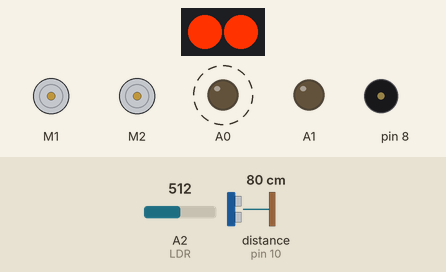
Recording of a sketch running on a simulated Arduino Nano, built with avr-gcc and run on an emulated ATmega328P. On the bench: 2 × DC motor (green arrow = forward, orange = backward, longer = faster), 2 RGB LEDs in strip order, left to right, output pins drawn as LEDs (lit = HIGH), buzzer (waves = sounding). Wiring (inferred from the names in the program): ultrasonic range finder: trigger pin 10; echo pin 10. Dashed ring = blinking. The test bench sets the inputs (shaded band); at power-on: A2 (LDR) = 512, distance to the obstacle (sensor on pin 10) 80 cm. The echo pulse lasts 58.3 µs per cm. At 15.0 s the program stops and its outputs stay as they are.

Above: at 1.5 s.
1.6 s: A2 (LDR) set to 681
At 2.13 s:
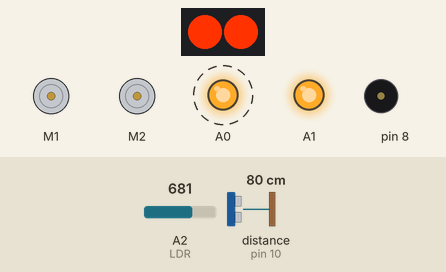
5.4 s: A2 (LDR) set to 699
At 9.09 s:
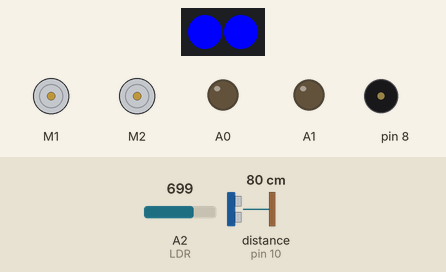
At 13.0 s:
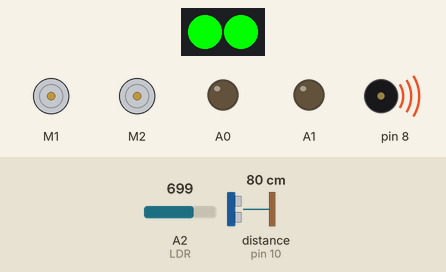
Timing chart, 0 to 16.2 s (numbered marks = the images above; inputs shaded):
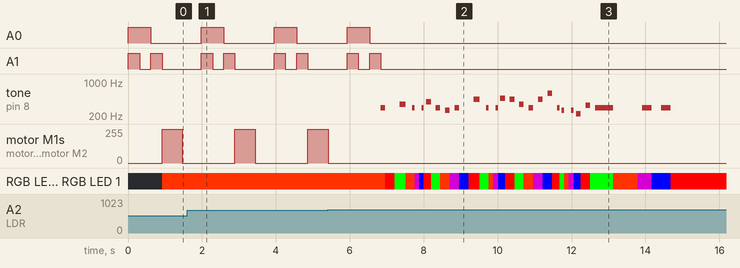

The sketch:

CG1111A_MBot_code_final.ino
```cpp
#include <MeMCore.h>


/**************** DEFINES & CONSTANTS ****************/
// Pins Constants
#define PUSH_BUTTON A7
#define IR_PIN A3
#define LDR A2
#define LED_PIN 13


// Celebrate Constants (COPIED)
#define TEMPO 1.05
#define NOTE_B0  31
#define NOTE_C1  33
#define NOTE_CS1 35
#define NOTE_D1  37
#define NOTE_DS1 39
#define NOTE_E1  41
#define NOTE_F1  44
#define NOTE_FS1 46
#define NOTE_G1  49
#define NOTE_GS1 52
#define NOTE_A1  55
#define NOTE_AS1 58
#define NOTE_B1  62
#define NOTE_C2  65
#define NOTE_CS2 69
#define NOTE_D2  73
#define NOTE_DS2 78
#define NOTE_E2  82
#define NOTE_F2  87
#define NOTE_FS2 93
#define NOTE_G2  98
#define NOTE_GS2 104
#define NOTE_A2  110
#define NOTE_AS2 117
#define NOTE_B2  123
#define NOTE_C3  131
#define NOTE_CS3 139
#define NOTE_D3  147
#define NOTE_DS3 156
#define NOTE_E3  165
#define NOTE_F3  175
#define NOTE_FS3 185
#define NOTE_G3  196
#define NOTE_GS3 208
#define NOTE_A3  220
#define NOTE_AS3 233
#define NOTE_B3  247
#define NOTE_C4  262
#define NOTE_CS4 277
#define NOTE_D4  294
#define NOTE_DS4 311
#define NOTE_E4  330
#define NOTE_F4  349
#define NOTE_FS4 370
#define NOTE_G4  392
#define NOTE_GS4 415
#define NOTE_A4  440
#define NOTE_AS4 466
#define NOTE_B4  494
#define NOTE_C5  523
#define NOTE_CS5 554
#define NOTE_D5  587
#define NOTE_DS5 622
#define NOTE_E5  659
#define NOTE_F5  698
#define NOTE_FS5 740
#define NOTE_G5  784
#define NOTE_GS5 831
#define NOTE_A5  880
#define NOTE_AS5 932
#define NOTE_B5  988
#define NOTE_C6  1047
#define NOTE_CS6 1109
#define NOTE_D6  1175
#define NOTE_DS6 1245
#define NOTE_E6  1319
#define NOTE_F6  1397
#define NOTE_FS6 1480
#define NOTE_G6  1568
#define NOTE_GS6 1661
#define NOTE_A6  1760
#define NOTE_AS6 1865
#define NOTE_B6  1976
#define NOTE_C7  2093
#define NOTE_CS7 2217
#define NOTE_D7  2349
#define NOTE_DS7 2489
#define NOTE_E7  2637
#define NOTE_F7  2794
#define NOTE_FS7 2960
#define NOTE_G7  3136
#define NOTE_GS7 3322
#define NOTE_A7  3520
#define NOTE_AS7 3729
#define NOTE_B7  3951
#define NOTE_C8  4186


// Movement Constants
#define FORWARD_SPEED 255
#define TURN_SPEED 255
#define TURN_TIME 305        // Duration for left and right turn
#define UTURN_TIME 552       // Duration for U-turn
#define ONE_GRID_TIME 730    // Duration to travel one grid
#define TURN_DELAY 500


// Ultrasonic Constants
#define TIMEOUT 2000
#define SPEED_OF_SOUND 340
#define ULTRASONIC 10


// Infrared Constants
#define IR_CALIBRATION_FACTOR -0.1291 // Calibration factor for distance calculation
#define OFFSET 901.21             // Offset value for distance calculation
#define IR_WAIT 10                    // Wait time for IR emitter stabilization in microseconds

// Smoothing Algorithm Constants
#define SMOOTHING_FACTOR 0.1
const int THRESHOLD = 2;                            // Change in value within the threshold would be considered as noise and will be ignored


// Proportional Integral Derivative Constants
#define PROPORTIONAL_GAIN 33.0                      // Proportional constant to correct a setpoint proportional to the difference
#define DERIVATIVE_GAIN 800.0                       // Derivative constant to prevent overshooting by slowing the correction applied as robot gets closer to the setpoint
#define SET_POINT 10.0                              // With the mBot remaining at the centre of the maze path, the ultrasonic sensor is 10cm away from the right wall
#define MAX_CONTROL_OUTPUT 50.0                     // To prvent overcompensation of error


// Colour Calibration Settings
#define CAL_NO 10                                   // Number of values taken for calibration
#define RGB_WAIT 100                                // Duration for RBG LED lighting up
#define LDR_WAIT 10                                 // Duration for LDR to read values
float whiteArray[] = {591.00, 810.00, 802.00};
float blackArray[] = {108.00, 241.00, 294.00};
float greyDiff[] = {-483.00, -569.00, -508.00};     // Difference of the black and white array


// Colour Value Arrays
#define DET_NO 20
#define MIN_DEV 9999
#define redArray {290, 150, 110}                   // Red values after calibration
#define greenArray {36,151, 111}                   // Green values after calibration
#define orangeArray {268, 175, 112}                // Orange values after calibration
#define purpleArray {128, 157, 188}                // Purple values after calibration
#define blueArray {39, 187, 227}                   // Blue values after calibration
static int coloursArray[5][3] {redArray, greenArray, orangeArray, purpleArray, blueArray};
static int displayArray[5][3] {                    // For displaying the LED on the mBot
  {255, 0, 0},     // Red
  {0, 255, 0},     // Green
  {255, 50, 0},    // Orange
  {128, 0, 128},   // Purple
  {0, 0, 255}      // Blue
};
float colourArray[] = {0, 0, 0};


/**************** INITIALISE MBOTS PORT ****************/
MeBuzzer buzzer;
MeDCMotor leftMotor(M1);                 // Assigning left motor to port M1
MeDCMotor rightMotor(M2);                // Assigning right motor to port M2
MeUltrasonicSensor ultraSensor(PORT_2);  // Assigning ultrasonic sensor to port 2
MeLineFollower lineFinder(PORT_1);       // Assining linefinder to port 1
MeRGBLed led(0, 30);                     // Creates LED object based on static hardware connections on mCore


/**************** CELEBRATE ****************/
// Notes to be played
int CrazyFrog_note[] = {
 NOTE_D4, 0, NOTE_F4, NOTE_D4, 0, NOTE_D4, NOTE_G4, NOTE_D4, NOTE_C4,
 NOTE_D4, 0,  NOTE_A4, NOTE_D4, 0, NOTE_D4, NOTE_AS4, NOTE_A4, NOTE_F4,
 NOTE_D4, NOTE_A4, NOTE_D5, NOTE_D4, NOTE_C4, 0, NOTE_C4, NOTE_A3, NOTE_E4, NOTE_D4,
 0,NOTE_D4,NOTE_D4
};


// Tempo of notes to be played
int CrazyFrog_duration[] = {
 8, 8, 6, 16, 16, 16, 8, 8, 8,
 8, 8, 6, 16, 16, 16, 8, 8, 8,
 8, 8, 8, 16, 16, 16, 16, 8, 8, 2,
 8,4,4
};


/**************** Proportional Integral Derivative (PID) ****************/
float previousError   = 0.0;


/**************** CHALLENGE ****************/
void challenge() {
  int LDR = detectColour();  // Each LDR number corresponds to a specific colour detected.
  if (LDR == 0) {            // Red
    leftTurn();
  } else if (LDR == 1) {     // Green
    rightTurn();
  } else if (LDR == 2) {     // Orange
    uTurn();
  } else if (LDR == 3) {     // Purple
    doubleLeftTurn();
  } else if (LDR == 4) {     // Blue
    doubleRightTurn();
  } else {
    celebrate();
    stopMotorIndefinitely();
  }
}


/**************** MAIN FUNCTION ****************/
void setup() {
  pinMode(PUSH_BUTTON, INPUT);
  pinMode(IR_PIN, INPUT);
  // Configure pinMode for A0, A1, A2, A3
  pinMode(A0, OUTPUT);
  pinMode(A1, OUTPUT);
  pinMode(LDR, INPUT);
  led.setpin(13);
}


void loop() {
  moveForward();              // Commands the mBot to move forward continuously
  if(reachWayPoint()){        // Checks if the mBot has detected any blackline(waypoint)
    stopMotor(10);
    challenge();              // To sense the colour and carry out the actions corresponding to the colour
  }
}
```

PID_functions.ino
```cpp
/**************** PID FUNCTION ****************/

// Function to compute the output of the PID (Proportional-Integral-Derivative) controller.
float computePID() {
    float currentDistance = ultrasonicSensorDistance();

    // If the ultrasonic sensor does not detect the wall, IR sensor will be activated
    if (currentDistance > SET_POINT * 1.5) {
       currentDistance == 27 - (filteredDistance() + 9);
    }

    // Check if no walls detected on both sides
    if (currentDistance == 0.0 || currentDistance > SET_POINT * 1.5) {
        previousError = 0.0;
        return -1;
    }

    float error = currentDistance - SET_POINT;

    // Calculate the adjusted output using the proportional and derivative gains.
    float adjustedOutput = PROPORTIONAL_GAIN * error + DERIVATIVE_GAIN * (error - previousError);
    previousError = error;

    // This prevents the motor from receiving a signal that's too high.
    if (adjustedOutput > MAX_CONTROL_OUTPUT) {
        adjustedOutput = MAX_CONTROL_OUTPUT;
    } else if (adjustedOutput < -MAX_CONTROL_OUTPUT) {
        adjustedOutput = -MAX_CONTROL_OUTPUT;
    }

    return adjustedOutput;
}


/**************** ULTRASONIC SENSOR ****************/

// Function to measure distance using the ultrasonic sensor
float ultrasonicSensorDistance() {
  pinMode(ULTRASONIC, OUTPUT);
  digitalWrite(ULTRASONIC, LOW);
  delayMicroseconds(10);
  digitalWrite(ULTRASONIC, HIGH);
  delayMicroseconds(10);
  digitalWrite(ULTRASONIC, LOW);
  pinMode(ULTRASONIC, INPUT);
  long duration = pulseIn(ULTRASONIC, HIGH, TIMEOUT);
  float distanceCm = 0.5 * duration * SPEED_OF_SOUND * (0.0001);
  return distanceCm;
}
```

celebrate_functions.ino
```cpp
/**************** CELEBRATE FUNCTION ****************/

// Function to play a series of musical notes and changes LED colours accordingly
void celebrate() {
  int noteDuration;
  int pauseBetweenNotes;
  int colour;

  // Loop through the CrazyFrog melody arrays
  for (int i = 0; i < 31; i++) {
    noteDuration = 1000 / CrazyFrog_duration[i];
    buzzer.tone(CrazyFrog_note[i], noteDuration);  // Play the note on the buzzer for the calibrated duration
    pauseBetweenNotes = noteDuration * TEMPO;      // Calculate the pause between notes based on the Tempo
    colour = i % 5;                                // Cycles through 5 colours
    led.setColorAt(0, displayArray[colour][0], displayArray[colour][1], displayArray[colour][2]);  // Set Right LED to Detect Colour
    led.setColorAt(1, displayArray[colour][0], displayArray[colour][1], displayArray[colour][2]);  // Set Left LED to the same Colour
    led.show();
    delay(pauseBetweenNotes);  // Pause between notes to create a rhythm
    }
buzzer.noTone();  // Stop playing any tone
}
```

coloursensor_functions.ino
```cpp
/**************** Detect Black Line ****************/
// This function checks if the mBot has reached a waypoint(black line)
bool reachWayPoint() {
  int sensorState = lineFinder.readSensors();
  if (sensorState == S1_IN_S2_IN) { // The condition checks if both sensors (S1 and S2) are detecting the black line
    return true;
  } else {
    return false;
  }
}

/**************** RGB Control Functions ****************/
/*
shineRed, shineBlue, shineGreen, shineNone: Shines respective colours
shineRGB: Shines R, G, B based on input to simulate RGB LED
*/
void shineRed() {
  digitalWrite(A0, HIGH);
  digitalWrite(A1, HIGH);
}
void shineGreen() {
  digitalWrite(A0, HIGH);
  digitalWrite(A1, LOW);
}
void shineBlue() {
  digitalWrite(A0, LOW);
  digitalWrite(A1, HIGH);
}
void shineNone() {
  digitalWrite(A0, LOW);
  digitalWrite(A1, LOW);
}
void shineRGB(int colour) {
  switch (colour) {
    case 0:
      shineRed();
      break;
    case 1:
      shineGreen();
      break;
    case 2:
      shineBlue();
      break;
  }
}


/**************** Colour Detection Functions ****************/
/*
getAvgReading: returns int average of multiple LDR readings
setBalance: detects black and white paper, prints calibrated white, black and greyDiff arrays
detectColour: returns int 0: Red, 1: Green, 2: Orange, Purple: 3, Light Blue: 4
*/

int getAvgReading(int times) {
  int reading;
  int total = 0;

  for (int i = 0; i < times; i++) {
    reading = analogRead(LDR);
    total += reading;
    delay(LDR_WAIT);
  }
  return total / times;
}


int detectColour() {
  // 1. Shine RGB, read LDR after some delay
  int det = -1;
  int min_dev = MIN_DEV;
  long curr_dev;
  for (int i = 0; i <= 2; i++) {
    shineRGB(i);
    delay(RGB_WAIT);
    colourArray[i] = getAvgReading(DET_NO);
    colourArray[i] = abs((colourArray[i] - blackArray[i]) / (greyDiff[i]) * 255);
    shineNone();
  }

  // 2. Run algorithm for colour decoding (Sum of Squares)
  for (int i = 0; i < 5; i++) {
    curr_dev = 0;

    for (int j = 0; j < 3; j++) {
      curr_dev += (coloursArray[i][j] - colourArray[j]) * (coloursArray[i][j] - colourArray[j]);
    }
    if (curr_dev < min_dev && curr_dev > 0) {
      det = i;
      min_dev = curr_dev;
    }
  }

  // 3. Set MBot onboard LED to display array colours
  if (det > -1) {
    led.setColor(displayArray[det][0], displayArray[det][1], displayArray[det][2]);
    led.show();
  }
  return det;
}
```

infrared_functions.ino
```cpp
/**************** INFRARED SENSOR ****************/
// Functions to turn on/off IR emitter
void turnOnIR() {
  digitalWrite(A0, LOW);
  digitalWrite(A1, LOW);
}


void turnOffIR() {
  digitalWrite(A0, HIGH);
  digitalWrite(A1, HIGH);
}


float infraredSensorDistance() {
  // Activate the IR emitter
  turnOnIR();
  delayMicroseconds(IR_WAIT); // Allow time for the IR emitter to stabilize

  // Measure the distance using the IR receiver
  int initialReading = analogRead(IR_PIN);

  turnOffIR();
  delayMicroseconds(IR_WAIT);
  int finalReading = analogRead(IR_PIN);

  // Calculate the difference in sensor readings
  float voltageDifference = initialReading - finalReading;

  // Calculate and return the distance
  return calculateDistance(voltageDifference);
}


float calculateDistance(float voltageDifference) {
  if (voltageDifference == OFFSET) { // Avoid division by zero
    return -1; // Indicate an error or invalid distance
  }

  float distance = sqrt(IR_CALIBRATION_FACTOR / (voltageDifference - OFFSET));
  return distance;
}


// Function to reduce noise in the infrared sensor readings
float previousFilteredDistance = 0.0;
float filteredDistance() {
  float distance = infraredSensorDistance();

  // Determines whether the change in distance is significant enough to be considered noise or real movement
  if (abs(distance - previousFilteredDistance) > THRESHOLD) {
    return distance;
  } else {
    // Apply a smoothing algorithm: calculate a weighted average of the previous filtered distance and the current distance
    return (1 - SMOOTHING_FACTOR) * previousFilteredDistance + (SMOOTHING_FACTOR * distance);
  }
}
```

motor_functions.ino
```cpp
/**************** Basic Directional Control ****************/
/*
moveForward: forward movement, adjusted with PID
stopMotor: stops motor for specified duration
*/
void moveForward() {
  float deviation = computePID();
  Serial.println(deviation);
  if (deviation == -1) {
    leftMotor.run(-FORWARD_SPEED);
    rightMotor.run(FORWARD_SPEED);
  }
  else {
    leftMotor.run(-FORWARD_SPEED - deviation);
    rightMotor.run(FORWARD_SPEED - deviation);
  }
}


void stopMotor(int duration) {
  leftMotor.stop();
  rightMotor.stop();
  delay(duration);
}


void oneGridForward() {
  leftMotor.run(-FORWARD_SPEED);
  rightMotor.run(FORWARD_SPEED);
  delay(ONE_GRID_TIME);
  stopMotor(TURN_DELAY);
}


void leftTurn() {
  leftMotor.run(TURN_SPEED);
  rightMotor.run(TURN_SPEED);
  delay(TURN_TIME);
  stopMotor(TURN_DELAY);
}


void rightTurn() {
  leftMotor.run(-TURN_SPEED);
  rightMotor.run(-TURN_SPEED);
  delay(TURN_TIME);
  stopMotor(TURN_DELAY);
}

void uTurn() {
  leftMotor.run(TURN_SPEED);
  rightMotor.run(TURN_SPEED);
  delay(UTURN_TIME);
  stopMotor(TURN_DELAY);
}


void doubleLeftTurn() {
  leftTurn();
  oneGridForward();
  leftTurn();
}


void doubleRightTurn() {
  rightTurn();
  oneGridForward();
  rightTurn();
}


void stopMotorIndefinitely() {
  leftMotor.stop();
  rightMotor.stop();

  // Enter an infinite loop to prevent the program from proceeding
  while (true) {
    delay(10);
  }
}
```

Measured:
- the behaviour switches between 691 and 692 on A2 (LDR) (found by bisection; images 1 and 2)
- after the input at 5.4 s, A0: goes on until 6.5 s, then stays LOW; A1: goes on until 6.8 s, then stays LOW
- by itself, A0: alternates HIGH for 0.60 s and LOW for 1.4 s
